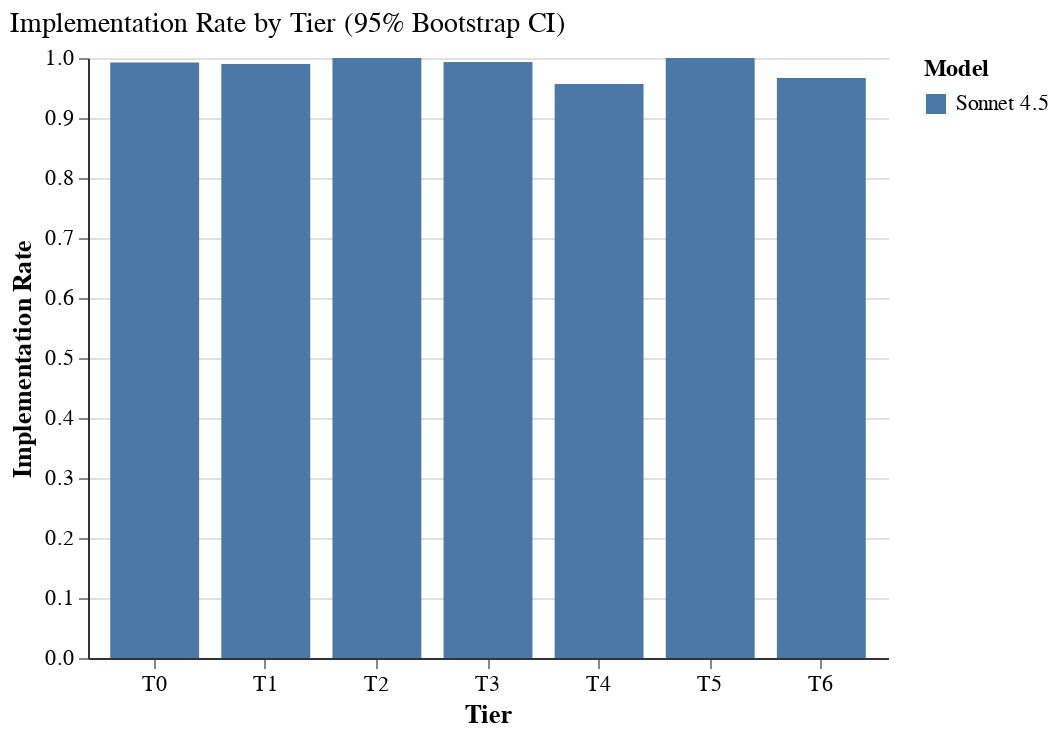

Describe this chart as a Vega-Lite specification.
### Vega-Lite specification from a JSON file in a GitHub repository (floating-point values rounded to 4 significant figures)
{"config": {"font": "serif", "axis": {"labelFontSize": 11, "titleFontSize": 13, "gridColor": "#e0e0e0", "domainColor": "#333333"}, "legend": {"labelFontSize": 11, "titleFontSize": 12}, "title": {"fontSize": 14, "anchor": "start", "fontWeight": "normal"}, "view": {"stroke": null, "continuousWidth": 400, "continuousHeight": 300}, "mark": {"tooltip": true}}, "layer": [{"mark": {"type": "bar"}, "encoding": {"color": {"field": "agent_model", "scale": {"domain": ["Sonnet 4.5"], "range": ["#4C78A8"]}, "title": "Model", "type": "nominal"}, "tooltip": [{"field": "agent_model", "title": "Model", "type": "nominal"}, {"field": "tier", "title": "Tier", "type": "nominal"}, {"field": "impl_rate", "format": ".3f", "title": "Impl-Rate", "type": "quantitative"}, {"field": "ci_low", "format": ".3f", "title": "95% CI Low", "type": "quantitative"}, {"field": "ci_high", "format": ".3f", "title": "95% CI High", "type": "quantitative"}, {"field": "n", "title": "N", "type": "quantitative"}], "x": {"axis": {"labelAngle": 0}, "field": "tier", "sort": ["T0", "T1", "T2", "T3", "T4", "T5", "T6"], "title": "Tier", "type": "nominal"}, "xOffset": {"field": "agent_model", "type": "nominal"}, "y": {"field": "impl_rate", "scale": {"domain": [0, 1]}, "title": "Implementation Rate", "type": "quantitative"}}}, {"mark": {"type": "errorbar"}, "encoding": {"x": {"field": "tier", "sort": ["T0", "T1", "T2", "T3", "T4", "T5", "T6"], "type": "nominal"}, "xOffset": {"field": "agent_model", "type": "nominal"}, "y": {"field": "ci_low", "title": "Implementation Rate", "type": "quantitative"}, "y2": {"field": "ci_high"}}}], "data": {"name": "data-7203cfac36186d3f48acd7d516623f69"}, "height": 300, "title": "Implementation Rate by Tier (95% Bootstrap CI)", "width": 400, "$schema": "https://vega.github.io/schema/vega-lite/v6.1.0.json", "datasets": {"data-7203cfac36186d3f48acd7d516623f69": [{"agent_model": "Sonnet 4.5", "tier": "T0", "impl_rate": 0.9923, "ci_low": 0.9923, "ci_high": 0.9923, "n": 1}, {"agent_model": "Sonnet 4.5", "tier": "T1", "impl_rate": 0.99, "ci_low": 0.99, "ci_high": 0.99, "n": 1}, {"agent_model": "Sonnet 4.5", "tier": "T2", "impl_rate": 1.0, "ci_low": 1.0, "ci_high": 1.0, "n": 1}, {"agent_model": "Sonnet 4.5", "tier": "T3", "impl_rate": 0.9933, "ci_low": 0.9933, "ci_high": 0.9933, "n": 1}, {"agent_model": "Sonnet 4.5", "tier": "T4", "impl_rate": 0.9567, "ci_low": 0.9567, "ci_high": 0.9567, "n": 1}, {"agent_model": "Sonnet 4.5", "tier": "T5", "impl_rate": 1.0, "ci_low": 1.0, "ci_high": 1.0, "n": 1}, {"agent_model": "Sonnet 4.5", "tier": "T6", "impl_rate": 0.9667, "ci_low": 0.9667, "ci_high": 0.9667, "n": 1}]}}
